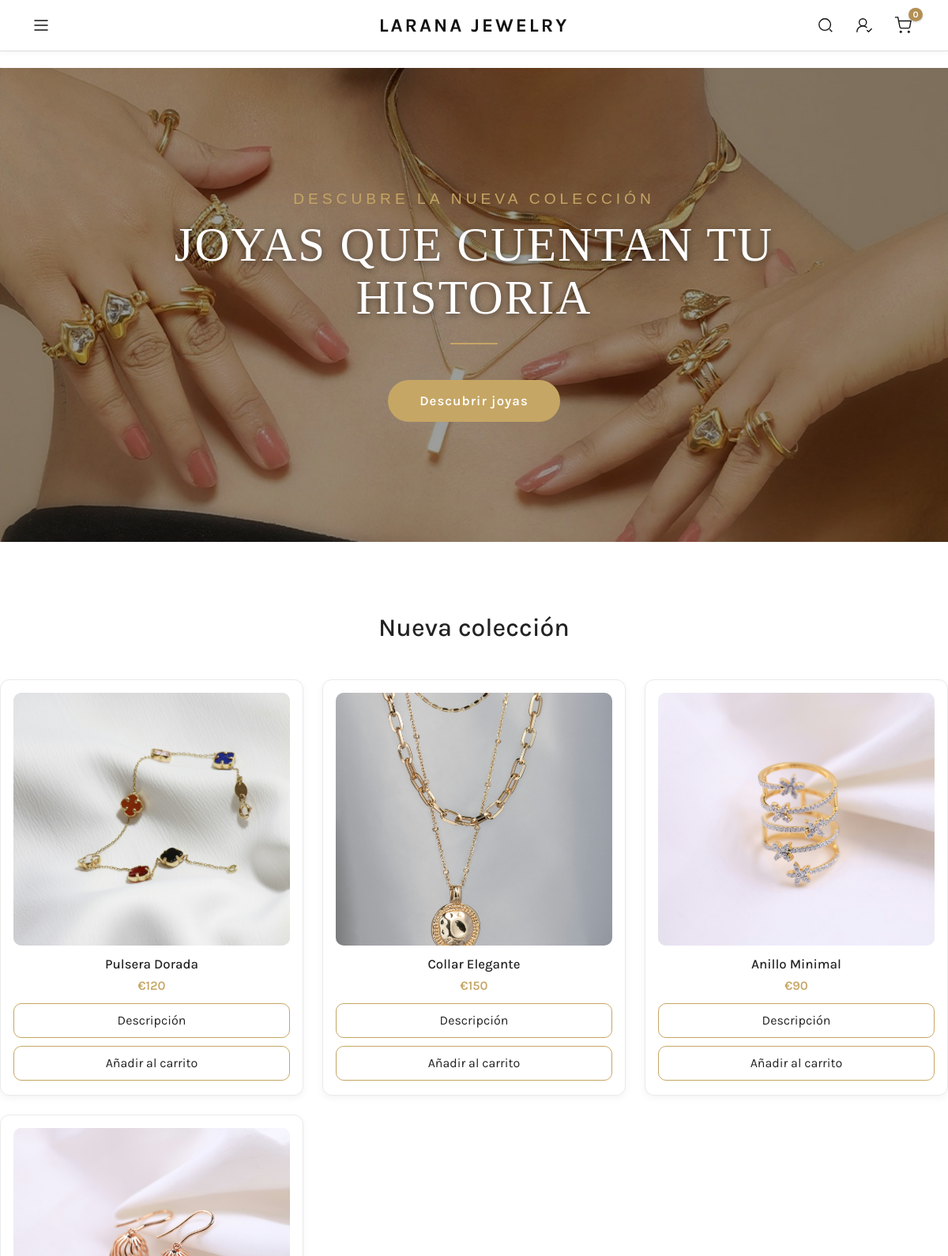
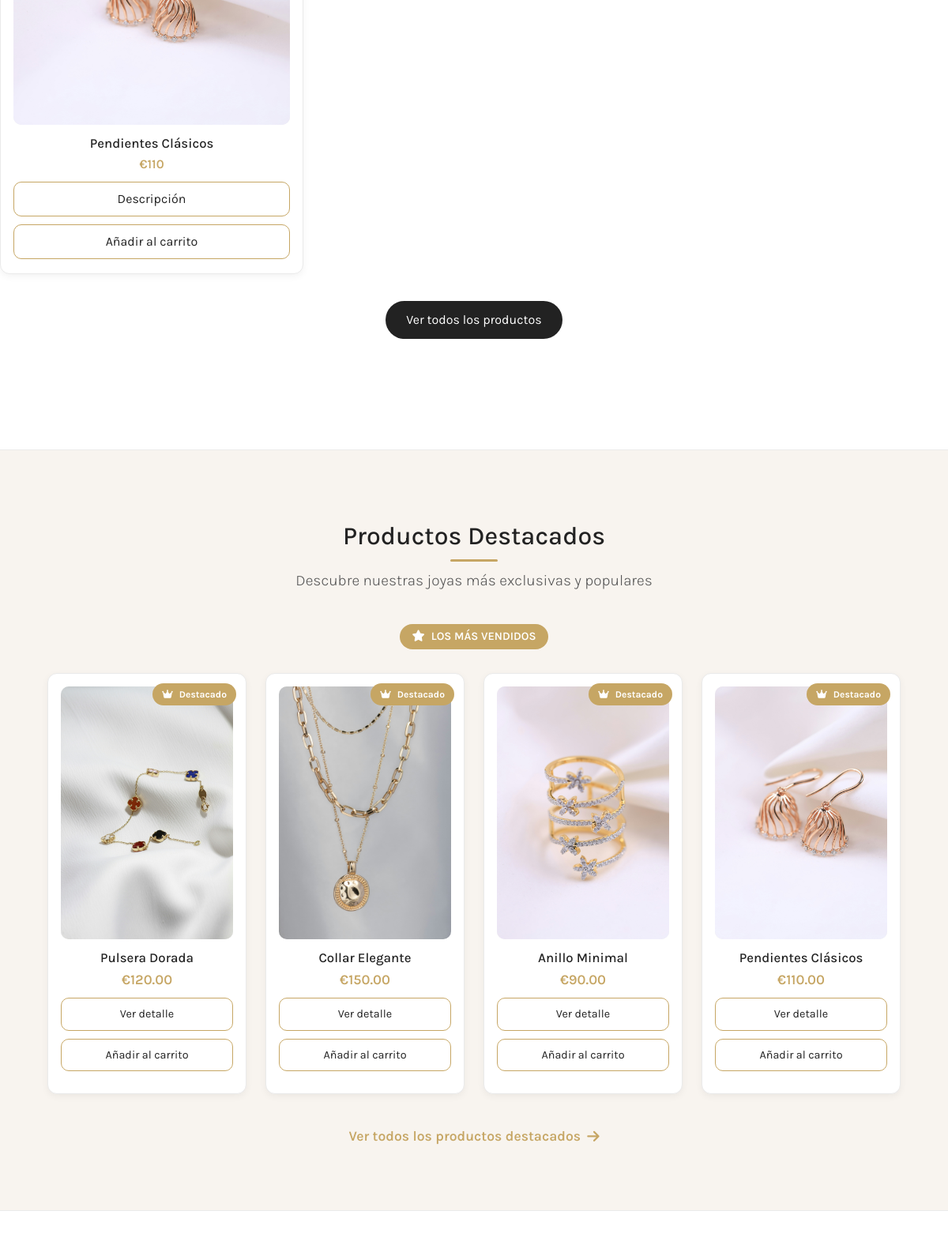
The page / (signed in, upper part) on the database its author committed (2 pictures, top to bottom).
### tables this page shows
CREATE TABLE `productos` (
  `id` int(11) NOT NULL,
  `nombre` varchar(100) NOT NULL,
  `descripcion` text DEFAULT NULL,
  `precio` decimal(10,2) NOT NULL,
  `stock` int(11) DEFAULT 0,
  `imagen` varchar(255) DEFAULT NULL,
  `categoria` varchar(50) DEFAULT NULL,
  `fecha_creacion` timestamp NULL DEFAULT current_timestamp(),
  `destacado` tinyint(1) DEFAULT 0
);

### index.php (the view, shortened to what this page needs)
<?php
require_once __DIR__ . '/tienda_login_php/db_connect.php';
$sql_destacados = "SELECT * FROM productos WHERE destacado = 1 ORDER BY fecha_creacion DESC LIMIT 4";
$stmt_destacados = $conn->prepare($sql_destacados);
$stmt_destacados->execute();
$productos_destacados = $stmt_destacados->fetchAll(PDO::FETCH_ASSOC);
?>
<!DOCTYPE html>
<html lang="es">
<head>
    <link rel="stylesheet" href="style.css" />
    <link rel="stylesheet" href="https://cdnjs.cloudflare.com/ajax/libs/font-awesome/6.5.1/css/all.min.css">
</head>
<body>
    <?php include __DIR__ . '/includes/header.php'; ?>
    <section id="hero" class="hero">
        <div class="overlay"></div>
        <div class="hero-content">
            <p class="hero-subtitle">DESCUBRE LA NUEVA COLECCIÓN</p>
            <h2>Joyas que cuentan tu historia</h2>
            <a href="#productos" class="btn">Descubrir joyas</a>
        </div>
    </section>
    <section id="productos" class="nueva-coleccion container">
        <h2>Nueva colección</h2>
        <div class="grid-productos">
            <article class="producto">
                <div class="producto-media"><img src="images/producto2.jpg" alt="Pulsera Dorada"></div>
                <h3>Pulsera Dorada</h3>
                <span class="precio">€120</span>
                <a href="./productos/producto.php?id=1" class="btn-line">Descripción</a>
                <form action="./tienda_login_php/carrito.php" method="POST">
                    <button type="submit" name="add_to_cart" class="btn-line">Añadir al carrito</button>
                </form>
            </article>
            <article class="producto">
                <div class="producto-media"><img src="images/producto3.jpg" alt="Collar Elegante"></div>
                <h3>Collar Elegante</h3>
                <span class="precio">€150</span>
                <a href="./productos/producto.php?id=2" class="btn-line">Descripción</a>
                <form action="./tienda_login_php/carrito.php" method="POST">
                    <button type="submit" name="add_to_cart" class="btn-line">Añadir al carrito</button>
                </form>
            </article>
            <article class="producto">
                <div class="producto-media"><img src="images/producto1.jpg" alt="Anillo Minimal"></div>
                <h3>Anillo Minimal</h3>
                <span class="precio">€90</span>
                <a href="./productos/producto.php?id=3" class="btn-line">Descripción</a>
                <form action="./tienda_login_php/carrito.php" method="POST">
                    <button type="submit" name="add_to_cart" class="btn-line">Añadir al carrito</button>
                </form>
            </article>
            <article class="producto">
                <div class="producto-media"><img src="images/producto4.jpg" alt="Pendientes Clásicos"></div>
                <h3>Pendientes Clásicos</h3>
                <span class="precio">€110</span>
                <a href="./productos/producto.php?id=4" class="btn-line">Descripción</a>
                <form action="./tienda_login_php/carrito.php" method="POST">
                    <button type="submit" name="add_to_cart" class="btn-line">Añadir al carrito</button>
                </form>
            </article>
        </div>
        <a href="tienda_login_php/coleccion.php" class="btn-dark">Ver todos los productos</a>
    </section>
    <section id="destacados" class="destacados-section">
        <div class="container">
            <h2>Productos Destacados</h2>
            <p class="section-subtitle">Descubre nuestras joyas más exclusivas y populares</p>
            <div class="badge-destacado">
                <i class="fas fa-star me-2"></i>LOS MÁS VENDIDOS
            </div>
            <?php if (count($productos_destacados) > 0): ?>
                <div class="grid-productos-destacados">
                    <?php foreach ($productos_destacados as $producto): ?>
                        <article class="producto-destacado">
                            <div class="destacado-badge">
                                <i class="fas fa-crown me-1"></i> Destacado
                            </div>
                            <div class="producto-media-destacado">
                                <img src="<?= htmlspecialchars($producto['imagen']) ?>" alt="<?= htmlspecialchars($producto['nombre']) ?>">
                            </div>
                            <h3><?= htmlspecialchars($producto['nombre']) ?></h3>
                            <span class="precio-destacado">€<?= htmlspecialchars($producto['precio']) ?></span>
                            <a href="./productos/producto.php?id=<?= $producto['id'] ?>" class="btn-line-destacado">Ver detalle</a>
                            <form action="./tienda_login_php/carrito.php" method="POST">
                                <button type="submit" name="add_to_cart" class="btn-line-destacado">Añadir al carrito</button>
                            </form>
                        </article>
                    <?php endforeach; ?>
                </div>
                <div class="ver-todos-link">
                    <a href="tienda_login_php/destacados.php">
                        Ver todos los productos destacados
                        <i class="fas fa-arrow-right"></i>
                    </a>
                </div>
            <?php endif; ?>
        </div>
    </section>
<?php include __DIR__ . '/includes/footer.php'; ?>
</body>
</html>

### style.css (style rules this page uses)
:root { --negro:#111; --dorado:#c6a664; --dorado-osc:#b38f53; --gris:#fafafa; --beige:#f8f4ef; --borde:#eaeaea; --max:1200px; }
* { box-sizing: border-box; }
html,body { margin:0; padding:0; }
body { font-family:'Karla',sans-serif; color:var(--negro); background:#fff; overflow-x:hidden; }
.container { width:100%; max-width:var(--max); padding:0 10%; margin:0 auto; }
body { padding-top: 86px; }
.hero { height: 75vh; min-height: 550px; background: url('./images/hero.jpg') center center / cover no-repeat; position: relative; display: flex; align-items: center; justify-content: center; text-align: center; color: var(--blanco); overflow: hidden; animation: heroFadeIn 1.2s ease-in-out; }
.overlay { position: absolute; inset: 0; background: rgba(0, 0, 0, 0.55); backdrop-filter: none; animation: overlayFadeIn 1.5s ease-in-out forwards; }
.hero-content { position: relative; z-index: 2; max-width: 900px; padding: 0 40px; opacity: 0; transform: translateY(20px); animation: contentAppear 1.6s ease-out forwards; animation-delay: 0.4s; }
.hero-subtitle { font-family: var(--font-body); font-size: 1.2rem; font-weight: 500; color: var(--dorado); letter-spacing: 5px; margin-bottom: 10px; text-transform: uppercase; }
.hero h2 { font-family: var(--font-heading); font-size: 3.8rem; font-weight: 300; letter-spacing: 2px; margin-bottom: 25px; line-height: 1.1; color: var(--blanco); text-shadow: 0 2px 8px rgba(0, 0, 0, 0.5); text-transform: uppercase; position: relative; padding-bottom: 25px; }
.hero h2::after { content: ''; display: block; width: 60px; height: 2px; background-color: var(--dorado); position: absolute; bottom: 0; left: 50%; transform: translateX(-50%); }
.hero .btn { background-color: var(--dorado); color: var(--blanco); padding: 14px 40px; border-radius: 30px; font-weight: 600; font-size: 1.05rem; letter-spacing: 1px; transition: all 0.3s ease; margin-top: 20px; }
.nueva-coleccion { padding:90px 0 80px; text-align:center; }
.nueva-coleccion h2 { font-size:2rem; margin-bottom:46px; }
.grid-productos { display:grid; grid-template-columns:repeat(4,1fr); gap:36px; }
@media (max-width: 1200px) { .grid-productos { grid-template-columns: repeat(3, 1fr); } }
.producto { border:1px solid var(--borde); border-radius:12px; background:#fff; box-shadow:0 3px 10px rgba(0,0,0,.05); padding:16px 16px 18px; transition:transform .25s ease, box-shadow .25s ease; }
.producto-media { width:100%; height:320px; border-radius:10px; overflow:hidden; margin-bottom:14px; background:#eee; }
.producto-media img { width:100%; height:100%; object-fit:cover; display:block; }
.producto h3 { font-size:1.05rem; font-weight:500; margin:0 0 4px; }
.precio { display:block; color:var(--dorado); font-weight:600; margin-bottom:10px; }
.btn-line { width:100%; background:transparent; color:var(--negro); border:1.5px solid var(--dorado); border-radius:10px; padding:9px 14px; cursor:pointer; transition:all .25s ease; font-family:inherit; }
.btn-dark { display:inline-block; margin:34px auto 0; background:#222; color:#fff; padding:12px 26px; border-radius:28px; text-decoration:none; transition:opacity .25s ease; }
.producto > a.btn-line { margin-bottom: 10px; }
.producto form { margin: 0; }
a.btn-line, a.btn-line:visited { display: inline-block; text-decoration: none; text-align: center; }
.btn { padding: 10px 20px; border: none; border-radius: 5px; cursor: pointer; text-decoration: none; font-weight: bold; transition: background-color 0.3s, transform 0.2s; display: inline-block; text-align: center; }
:root { --font-heading: 'Times New Roman', Times, serif; --font-body: 'Arial', Helvetica, sans-serif; --dorado: #c6a664; --negro: #222222; --gris-oscuro: #444444; --blanco: #ffffff; --gris-claro: #fafafa; --borde-sutil: #dddddd; }

### includes/footer.php (style rules this page uses)
html { height: 100%; }
body { display: flex; flex-direction: column; min-height: 100vh; background-color: #ffffff; margin: 0; }

### rows shown on the page
productos: imagen (picture), nombre "Pulsera Dorada", precio "120.00"
productos: imagen (picture), nombre "Collar Elegante", precio "150.00"
productos: imagen (picture), nombre "Anillo Minimal", precio "90.00"
productos: imagen (picture), nombre "Pendientes Clásicos", precio "110.00"

### other values the page prints
$count "0"
